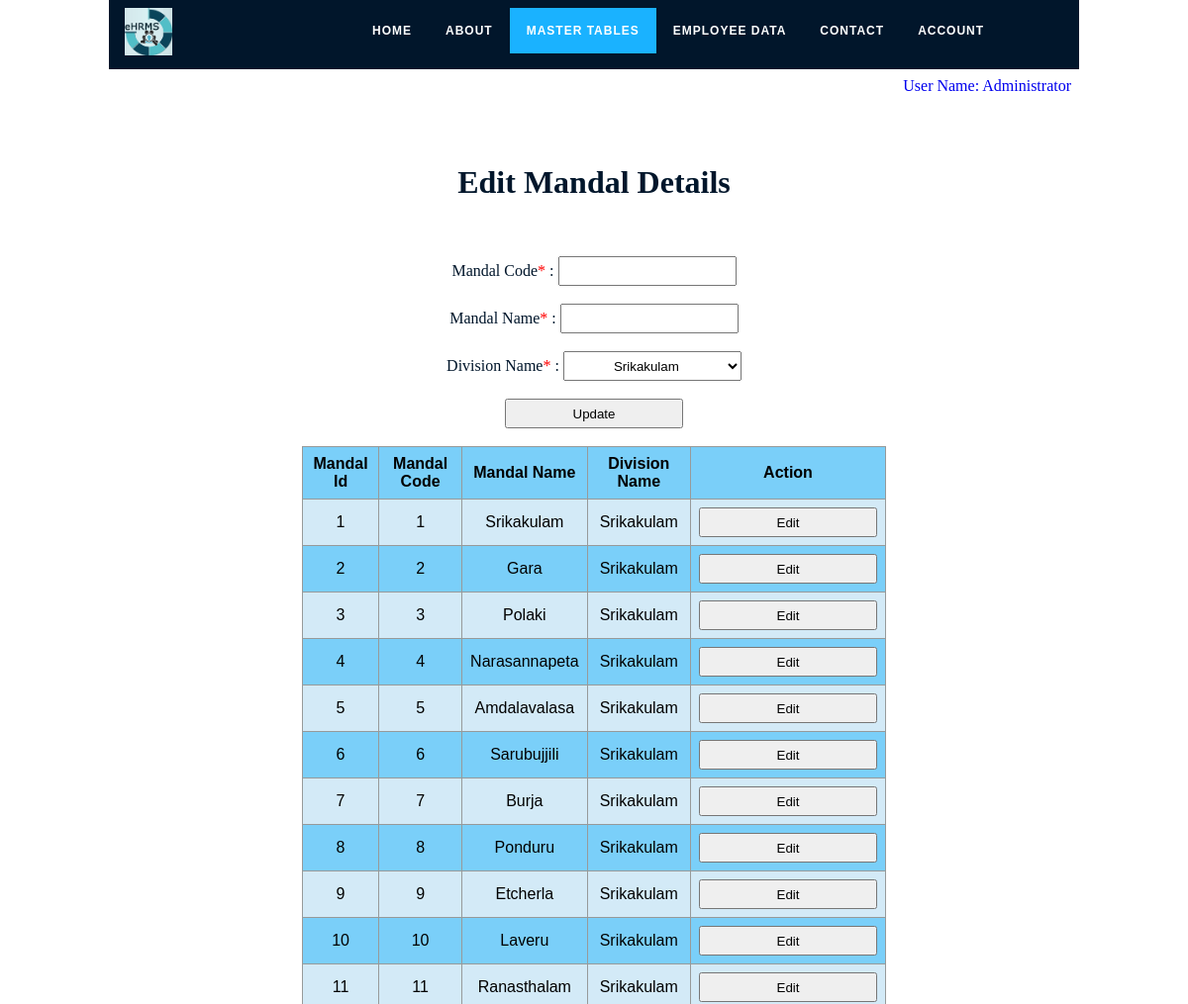
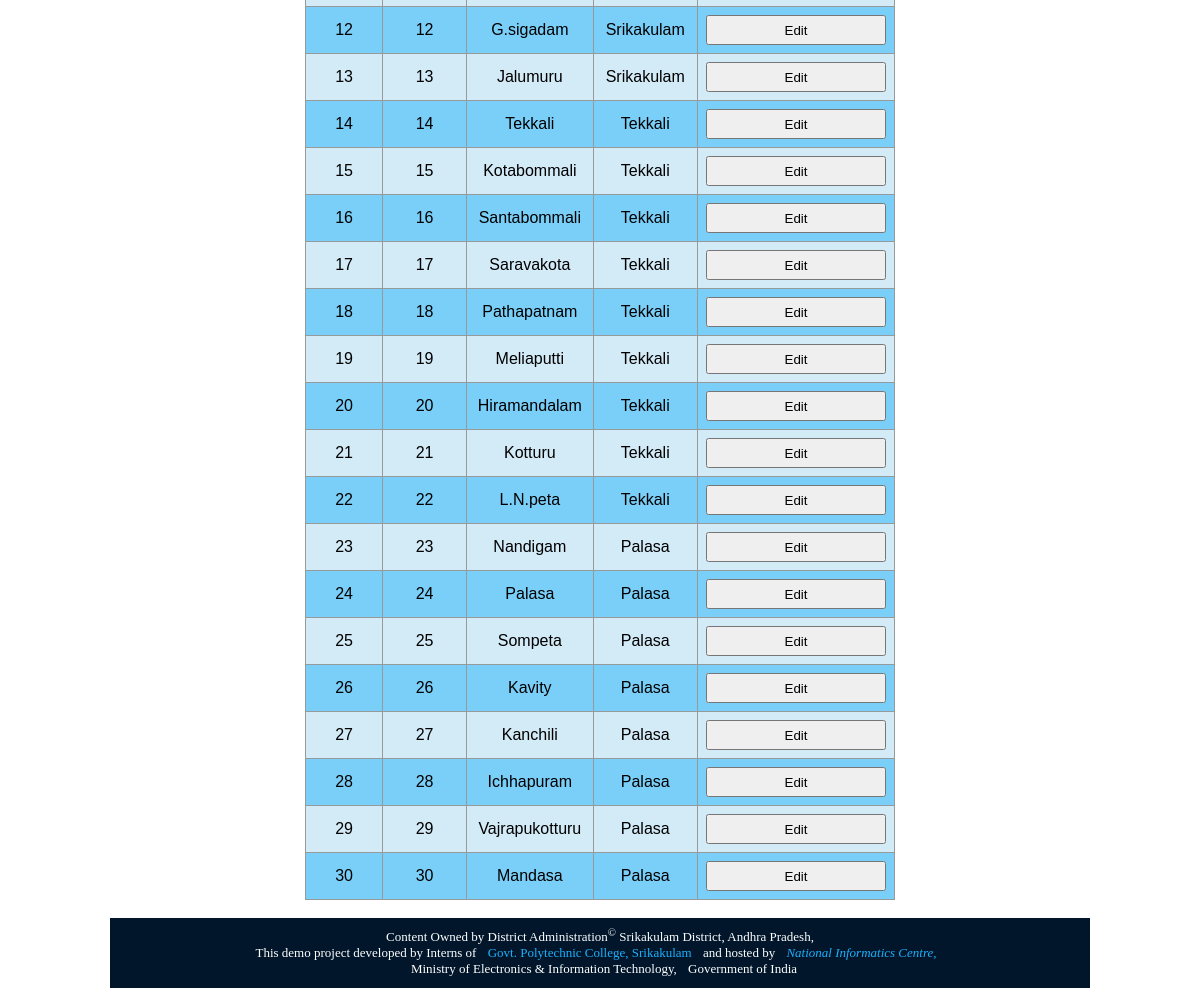
Page /ehrms/mandal_edit.php (signed in) on the committed database (2 pictures, top to bottom).
### tables this page shows
CREATE TABLE `mandal` (
  `mandal_id` bigint(20) NOT NULL,
  `mandal_code` int(11) NOT NULL,
  `mandal_name` varchar(30) NOT NULL,
  `division_code` int(11) NOT NULL,
  `client_ip_address` varchar(20) NOT NULL,
  `record_creation_ts` timestamp NOT NULL DEFAULT current_timestamp(),
  `record_updation_ts` timestamp NOT NULL DEFAULT current_timestamp() ON UPDATE current_timestamp()
);

CREATE TABLE `division` (
  `division_id` int(11) NOT NULL,
  `division_code` int(11) NOT NULL,
  `division_name` varchar(30) NOT NULL,
  `client_ip_address` varchar(20) NOT NULL,
  `record_creation_ts` timestamp NOT NULL DEFAULT current_timestamp(),
  `record_updation_ts` timestamp NOT NULL DEFAULT current_timestamp() ON UPDATE current_timestamp()
);

### ehrms/mandal_edit.php (the view, shortened to what this page needs)
<?php
$id="";
$mymandalcode="";
$mymandalname="";
$mydivisioncode="";
    function edit_button($row_id){
        $btn="<form onsubmit='return take_confirmation1()' name='edit' id='edit'
action='".htmlspecialchars($_SERVER["PHP_SELF"])."'
method='POST'><input type='hidden' value='".$row_id."' name='row_id'
id='row_id'><input value='Edit' type='submit' name='edit_button'
id='edit_button'></form>";
        return $btn;
    }
?>
<html>
<head>
</head>
<body>
<?php include_once('include/db_connection/db_connection.php'); ?>
<h1 class="div-class">Edit Mandal Details</h1>
<div class="div-class">
<form name="register" id="register" onsubmit="return
validate(document)" action="<?php echo
htmlspecialchars($_SERVER["PHP_SELF"]);?>" method="post">
<input type="hidden" value="<?php echo $id; ?>" name="id" id="id"><br><br>
Mandal Code<span class="mandatory">*</span>&nbsp;: <input
autocomplete="off" type="number" name="mymandalcode" id="mymandalcode"
value="<?php echo $mymandalcode; ?>"><br><br>
Mandal Name<span class="mandatory">*</span>&nbsp;: <input
autocomplete="off" type="text" name="mymandalname" id="mymandalname"
value="<?php echo $mymandalname; ?>"><br><br>
Division Name<span class="mandatory">*</span>&nbsp;: <select
autocomplete="off" type="number" name="mydivisioncode" id="mydivisioncode"
value="<?php echo $mydivisioncode; ?>"><br><br>
<?php
$sql = "SELECT * FROM division ORDER BY division_id ASC";
$result = $conn->query($sql);
if ($result->num_rows > 0) {
  while($row = $result->fetch_assoc()) {
    if($row['division_code']==$mydivisioncode)
        {echo "<option value=".$row['division_code']." selected>".$row['division_name']."</option>";}
    else
        {echo "<option value=".$row['division_code'].">".$row['division_name']."</option>";}
  }
}
?>
</select><br><br>
<input id="update_button" name="update_button" type="submit" value="Update">
</form>
<div>
<br/>
<?php
echo "<table class='centered-table'>";
echo "<tr><th>Mandal Id</th><th>Mandal Code
</th><th>Mandal Name</th><th>Division Name</th><th>Action</th></tr>";
$sql ="SELECT mandal.mandal_id, mandal.mandal_code, mandal.mandal_name, division.division_name FROM mandal, division WHERE mandal.division_code=division.division_code ORDER BY mandal.mandal_id ASC";
$result = $conn->query($sql);
if ($result->num_rows > 0) {
        while($row = $result->fetch_assoc()) {
            echo
"<tr><td>".$row['mandal_id']."</td><td>".$row['mandal_code']."</td><td>".$row['mandal_name']."</td><td>".$row['division_name']."</td><td>".edit_button($row['mandal_id'])."</td></tr>";
        }
} else {
    echo "<tr><td align='center' colspan='22'>(0 Results)</td></tr>";
}
?>
</table>
<br>
<?php include_once('include/php/footer_menu.php'); ?>
</body>
</html>

### rows in the picture
mandal: mandal_id "1", mandal_code "1", mandal_name "Srikakulam", division.division_name "Srikakulam"
mandal: mandal_id "2", mandal_code "2", mandal_name "Gara", division.division_name "Srikakulam"
mandal: mandal_id "3", mandal_code "3", mandal_name "Polaki", division.division_name "Srikakulam"
mandal: mandal_id "4", mandal_code "4", mandal_name "Narasannapeta", division.division_name "Srikakulam"
mandal: mandal_id "5", mandal_code "5", mandal_name "Amdalavalasa", division.division_name "Srikakulam"
mandal: mandal_id "6", mandal_code "6", mandal_name "Sarubujjili", division.division_name "Srikakulam"
mandal: mandal_id "7", mandal_code "7", mandal_name "Burja", division.division_name "Srikakulam"
mandal: mandal_id "8", mandal_code "8", mandal_name "Ponduru", division.division_name "Srikakulam"
mandal: mandal_id "9", mandal_code "9", mandal_name "Etcherla", division.division_name "Srikakulam"
mandal: mandal_id "10", mandal_code "10", mandal_name "Laveru", division.division_name "Srikakulam"
mandal: mandal_id "11", mandal_code "11", mandal_name "Ranasthalam", division.division_name "Srikakulam"
mandal: mandal_id "12", mandal_code "12", mandal_name "G.sigadam", division.division_name "Srikakulam"
mandal: mandal_id "13", mandal_code "13", mandal_name "Jalumuru", division.division_name "Srikakulam"
mandal: mandal_id "14", mandal_code "14", mandal_name "Tekkali", division.division_name "Tekkali"
mandal: mandal_id "15", mandal_code "15", mandal_name "Kotabommali", division.division_name "Tekkali"
mandal: mandal_id "16", mandal_code "16", mandal_name "Santabommali", division.division_name "Tekkali"
mandal: mandal_id "17", mandal_code "17", mandal_name "Saravakota", division.division_name "Tekkali"
mandal: mandal_id "18", mandal_code "18", mandal_name "Pathapatnam", division.division_name "Tekkali"
mandal: mandal_id "19", mandal_code "19", mandal_name "Meliaputti", division.division_name "Tekkali"
mandal: mandal_id "20", mandal_code "20", mandal_name "Hiramandalam", division.division_name "Tekkali"
mandal: mandal_id "21", mandal_code "21", mandal_name "Kotturu", division.division_name "Tekkali"
mandal: mandal_id "22", mandal_code "22", mandal_name "L.N.peta", division.division_name "Tekkali"
mandal: mandal_id "23", mandal_code "23", mandal_name "Nandigam", division.division_name "Palasa"
mandal: mandal_id "24", mandal_code "24", mandal_name "Palasa", division.division_name "Palasa"
mandal: mandal_id "25", mandal_code "25", mandal_name "Sompeta", division.division_name "Palasa"
mandal: mandal_id "26", mandal_code "26", mandal_name "Kavity", division.division_name "Palasa"
mandal: mandal_id "27", mandal_code "27", mandal_name "Kanchili", division.division_name "Palasa"
mandal: mandal_id "28", mandal_code "28", mandal_name "Ichhapuram", division.division_name "Palasa"
mandal: mandal_id "29", mandal_code "29", mandal_name "Vajrapukotturu", division.division_name "Palasa"
mandal: mandal_id "30", mandal_code "30", mandal_name "Mandasa", division.division_name "Palasa"

### other values in the picture
$_SESSION["name"] "Administrator"
form field mydivisioncode "Srikakulam"
